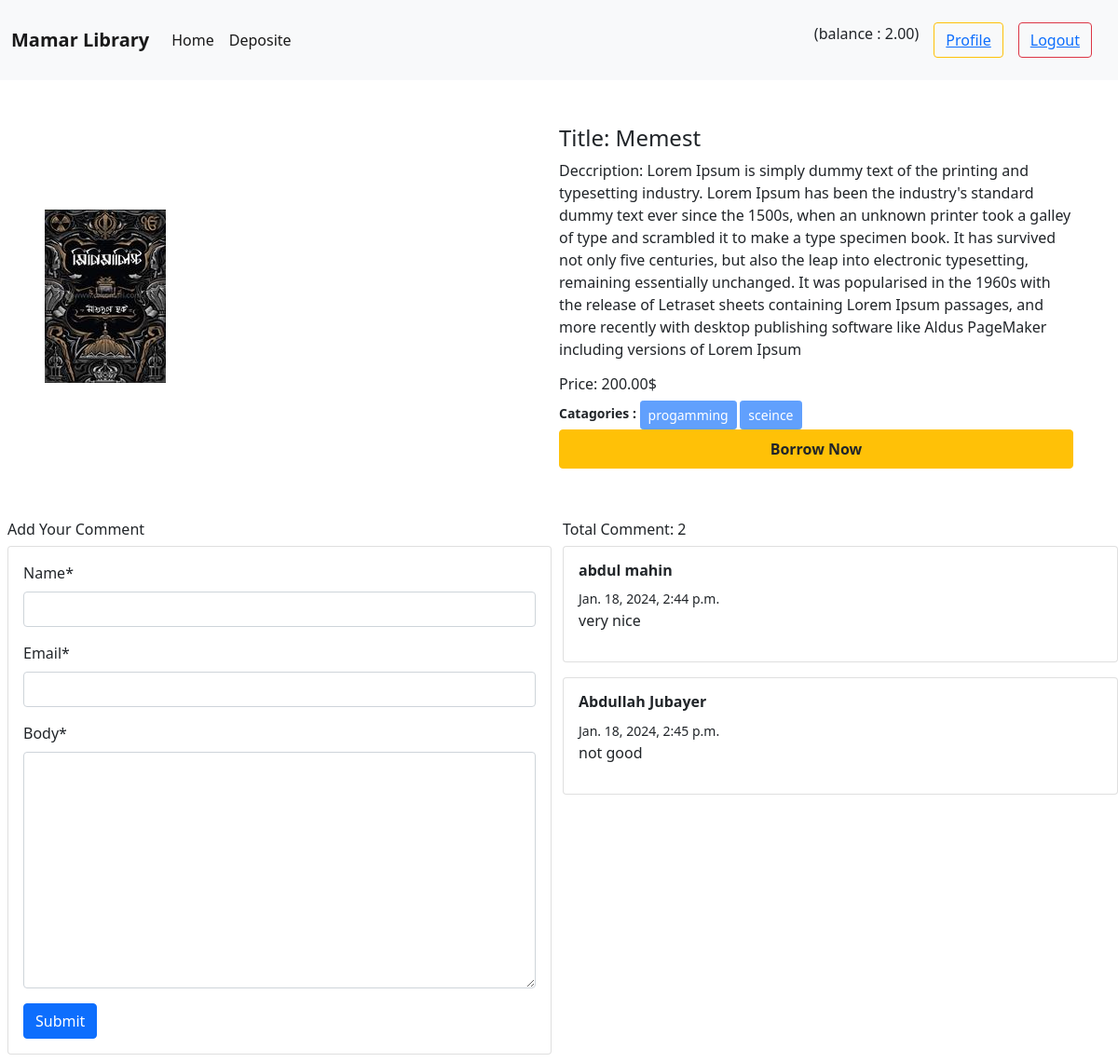
The app's page /book/detail/1/ (signed in) with its own data.
### users/models.py (models this page shows, shortened)
class UserAccountModel(models.Model):
    user = models.OneToOneField(User,related_name="account",on_delete=models.CASCADE )
    balance = models.DecimalField(default=0,max_digits=8,decimal_places=2)

### books/models.py (models this page shows, shortened)
class BookModel(models.Model):
    image = models.ImageField(upload_to ='books/media/uploads/',blank=True, null=True)
    title = models.CharField(max_length=300)
    description = models.TextField()
    catagory = models.ManyToManyField(CategorysModel)
    borrowprice = models.DecimalField(max_digits=8,decimal_places=2)

class Comment(models.Model):
    post = models.ForeignKey(BookModel,on_delete=models.CASCADE,related_name='comments')
    name = models.CharField(max_length=50)
    email = models.EmailField()
    body = models.TextField()
    created_on = models.DateTimeField(auto_now_add = True)

### categorys/models.py (models this page shows, shortened)
class CategorysModel(models.Model):
    name = models.CharField(max_length=80)
    slug = models.SlugField(max_length=100,unique=True,null=True, blank=True)

### books/views.py (the view, shortened to what this page needs)
# urls.py: path('detail/<int:id>/', views.DetailsBookView.as_view() , name = 'detail_book'),
class DetailsBookView(DetailView):
    model = models.BookModel
    template_name = 'detail_book.html'
    pk_url_kwarg = 'id'
    context_object_name = 'book'
    def get_context_data(self, **kwargs):
        context = super().get_context_data(**kwargs)
        post = self.object
        comments = post.comments.all()
        comment_form = forms.CommentForm()
        context['comments'] = comments
        context['comment_form'] = comment_form
        return context

### books/forms.py
class CommentForm(forms.ModelForm):
    class Meta:
        model = Comment
        fields = ['name','email','body']

### books/templates/detail_book.html (shortened to what this page needs)
{% extends "base.html" %}
{%load crispy_forms_tags %}
{% block content %}
<div class="d-flex justify-content-center align-items-center">
  <div class="ms-5 mt-5 mb-5 w-50">
      <img src="{{book.image.url}}" alt=""  alt="..." style="" >
  </div>
  <div class="me-5 mt-5 mb-5 w-50">
      <h4>Title: {{book.title}}</h4>
      <p>Deccription: {{book.description}}</p>
      <h6>Price: {{book.borrowprice}}$</h6>
        <small ><strong>Catagories :
          {% for i in book.catagory.all %}
              <button class="btn btn-primary btn-sm " disabled>{{i.name}}</button>
          {% endfor %}
        </strong></small>
      {% if user.is_authenticated %}
      <a class="nav-link btn btn-warning text-dark" href="{% url "borrow_book" book.id %}"><strong>Borrow Now</strong></a>
      {% endif %}
  </div>
 </div>
 <div class="d-flex">
  <div class="p-2 " style="width: 50%;">
      <h6> Add Your Comment</h6>
      <div class="card">
          <div class="card-body">
              <form style= "" method = 'post' enctype="multipart/form-data">
              {{comment_form|crispy}}
              <button class='btn btn-primary'> Submit</button>
            </form>
          </div>
        </div>
  </div>
  <div class="pt-2 ps-1" style="width: 50%;">
      <h6> Total Comment: {{comments|length}}</h6>
      {% for com in comments %}
      <div class="card mb-3">
          <div class="card-body">
              <h6><strong>{{com.name}}</strong></h6>
              <small> {{com.created_on}} </small>
              <p>{{com.body}}</p>
          </div>
      </div>
      {% endfor %}
  </div>
{% endblock %}

### templates/base.html (shortened to what this page needs)
<!doctype html>
<html lang="en">
  <head>
    <link href="https://cdn.jsdelivr.net/npm/bootstrap@5.0.2/dist/css/bootstrap.min.css" rel="stylesheet">
  </head>
  <body>
    <nav class="navbar navbar-expand-lg navbar-light bg-light">
        <div class="container-fluid">
          <a class="navbar-brand" href="{% url "home" %}"><strong>Mamar Library</strong></a>
          <div class="collapse navbar-collapse" id="navbarSupportedContent">
            <ul class="navbar-nav me-auto mb-2 mb-lg-0">
              <li class="nav-item">
                <a class="nav-link active" aria-current="page" href="{% url "home" %}">Home</a>
              </li>
              <li class="nav-item">
                <a class="nav-link active" aria-current="page" href="{% url "deposite" %}">Deposite</a>
              </li>
            </ul>
            <form class="d-flex m-2">
            {% if user.is_authenticated %}
            <div class="m-2">(balance : {{request.user.account.balance}})</div>
            <button class="btn btn-outline-warning m-2" type="submit"><a href="{% url "profile" %}">Profile</a></button>
              <button class="btn btn-outline-danger m-2" type="submit"><a href="{% url "logout" %}">Logout</a></button>
              {% else %}
              <button class="btn btn-outline-success m-2" type="submit"><a href="{% url "registar" %}">Signup</a></button>
              <button class="btn btn-outline-primary m-2" type="submit"><a href="{% url "login" %}">Login</a></button>
              {% endif %}
            </form>
          </div>
        </div>
      </nav>
      {% block content %}
      {% endblock  %}
  </body>
</html>

### records on screen
BookModel: image (picture), title "Memest", description "Lorem Ipsum is simply dummy text of the printing and typesetting industry. Lorem Ipsum has been the industry's standard dummy text ever since the 1500s, when an unknown printer took a galley of type and scrambled it to make a type specimen book. It has survived not only five centuries, but also the leap into electronic typesetting, remaining essentially unchanged. It was popularised in the 1960s with the release of Letraset sheets containing Lorem Ipsum passages, and more recently with desktop publishing software like Aldus PageMaker including versions of Lorem Ipsum", borrowprice "200.00"
CategorysModel: name "progamming"
CategorysModel: name "sceince"
Comment: name "abdul mahin", created_on "Jan. 18, 2024, 2:44 p.m.", body "very nice"
Comment: name "Abdullah Jubayer", created_on "Jan. 18, 2024, 2:45 p.m.", body "not good"

### other values on screen
{{ request.user.account.balance }} "2.00"
{{ comments|length }} "2"
